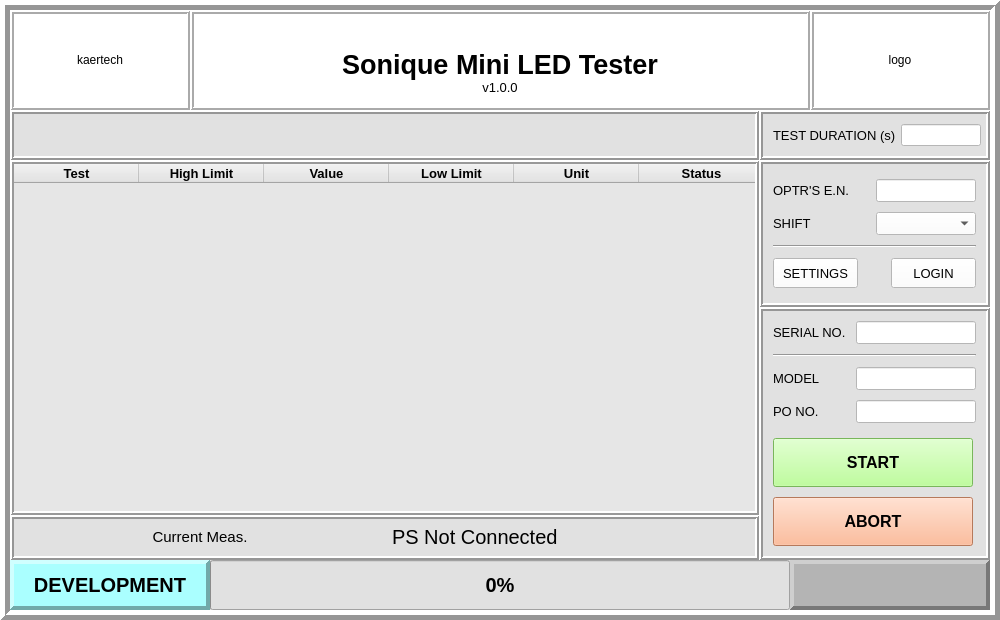
<?xml version="1.0" encoding="UTF-8"?>
<ui version="4.0">
 <class>MainWindow</class>
 <widget class="QMainWindow" name="MainWindow">
  <property name="geometry">
   <rect>
    <x>0</x>
    <y>0</y>
    <width>1000</width>
    <height>620</height>
   </rect>
  </property>
  <property name="windowTitle">
   <string>Sonique Mini LED Test</string>
  </property>
  <widget class="QWidget" name="centralwidget">
   <property name="sizePolicy">
    <sizepolicy hsizetype="Maximum" vsizetype="Preferred">
     <horstretch>0</horstretch>
     <verstretch>0</verstretch>
    </sizepolicy>
   </property>
   <property name="styleSheet">
    <string notr="true"/>
   </property>
   <widget class="QFrame" name="root_layout">
    <property name="geometry">
     <rect>
      <x>0</x>
      <y>0</y>
      <width>1000</width>
      <height>620</height>
     </rect>
    </property>
    <property name="styleSheet">
     <string notr="true">background-color: rgb(225, 225, 225);</string>
    </property>
    <property name="frameShape">
     <enum>QFrame::Box</enum>
    </property>
    <property name="frameShadow">
     <enum>QFrame::Raised</enum>
    </property>
    <property name="lineWidth">
     <number>5</number>
    </property>
    <layout class="QVBoxLayout" name="verticalLayout">
     <property name="spacing">
      <number>0</number>
     </property>
     <property name="sizeConstraint">
      <enum>QLayout::SetMinimumSize</enum>
     </property>
     <property name="leftMargin">
      <number>0</number>
     </property>
     <property name="topMargin">
      <number>0</number>
     </property>
     <property name="rightMargin">
      <number>0</number>
     </property>
     <property name="bottomMargin">
      <number>0</number>
     </property>
     <item>
      <widget class="QWidget" name="main_header_2" native="true">
       <property name="sizePolicy">
        <sizepolicy hsizetype="Preferred" vsizetype="Fixed">
         <horstretch>0</horstretch>
         <verstretch>0</verstretch>
        </sizepolicy>
       </property>
       <layout class="QHBoxLayout" name="main_header" stretch="0,0,0">
        <property name="spacing">
         <number>0</number>
        </property>
        <property name="sizeConstraint">
         <enum>QLayout::SetDefaultConstraint</enum>
        </property>
        <property name="leftMargin">
         <number>0</number>
        </property>
        <property name="topMargin">
         <number>0</number>
        </property>
        <property name="rightMargin">
         <number>0</number>
        </property>
        <property name="bottomMargin">
         <number>0</number>
        </property>
        <item>
         <widget class="QLabel" name="logo_left">
          <property name="sizePolicy">
           <sizepolicy hsizetype="Fixed" vsizetype="Fixed">
            <horstretch>0</horstretch>
            <verstretch>0</verstretch>
           </sizepolicy>
          </property>
          <property name="minimumSize">
           <size>
            <width>180</width>
            <height>100</height>
           </size>
          </property>
          <property name="maximumSize">
           <size>
            <width>100</width>
            <height>100</height>
           </size>
          </property>
          <property name="styleSheet">
           <string notr="true">background-color: rgb(255, 255, 255);</string>
          </property>
          <property name="frameShape">
           <enum>QFrame::Box</enum>
          </property>
          <property name="frameShadow">
           <enum>QFrame::Raised</enum>
          </property>
          <property name="lineWidth">
           <number>2</number>
          </property>
          <property name="text">
           <string>kaertech</string>
          </property>
          <property name="alignment">
           <set>Qt::AlignCenter</set>
          </property>
         </widget>
        </item>
        <item>
         <widget class="QFrame" name="verticalFrame_2">
          <property name="styleSheet">
           <string notr="true">background-color: rgb(255, 255, 255);</string>
          </property>
          <property name="frameShape">
           <enum>QFrame::Box</enum>
          </property>
          <property name="frameShadow">
           <enum>QFrame::Raised</enum>
          </property>
          <property name="lineWidth">
           <number>2</number>
          </property>
          <layout class="QVBoxLayout" name="verticalLayout_3">
           <property name="spacing">
            <number>0</number>
           </property>
           <property name="leftMargin">
            <number>0</number>
           </property>
           <property name="topMargin">
            <number>0</number>
           </property>
           <property name="rightMargin">
            <number>0</number>
           </property>
           <property name="bottomMargin">
            <number>0</number>
           </property>
           <item>
            <widget class="QLabel" name="main_title">
             <property name="sizePolicy">
              <sizepolicy hsizetype="Expanding" vsizetype="Minimum">
               <horstretch>0</horstretch>
               <verstretch>0</verstretch>
              </sizepolicy>
             </property>
             <property name="minimumSize">
              <size>
               <width>0</width>
               <height>50</height>
              </size>
             </property>
             <property name="maximumSize">
              <size>
               <width>16777215</width>
               <height>75</height>
              </size>
             </property>
             <property name="font">
              <font>
               <pointsize>20</pointsize>
               <bold>true</bold>
              </font>
             </property>
             <property name="styleSheet">
              <string notr="true"/>
             </property>
             <property name="frameShape">
              <enum>QFrame::NoFrame</enum>
             </property>
             <property name="frameShadow">
              <enum>QFrame::Raised</enum>
             </property>
             <property name="lineWidth">
              <number>2</number>
             </property>
             <property name="midLineWidth">
              <number>0</number>
             </property>
             <property name="text">
              <string>Sonique Mini LED Tester</string>
             </property>
             <property name="alignment">
              <set>Qt::AlignBottom|Qt::AlignHCenter</set>
             </property>
            </widget>
           </item>
           <item>
            <widget class="QLabel" name="version">
             <property name="sizePolicy">
              <sizepolicy hsizetype="Preferred" vsizetype="Fixed">
               <horstretch>0</horstretch>
               <verstretch>0</verstretch>
              </sizepolicy>
             </property>
             <property name="maximumSize">
              <size>
               <width>16777215</width>
               <height>26</height>
              </size>
             </property>
             <property name="font">
              <font>
               <pointsize>10</pointsize>
              </font>
             </property>
             <property name="text">
              <string>v1.0.0</string>
             </property>
             <property name="alignment">
              <set>Qt::AlignHCenter|Qt::AlignTop</set>
             </property>
            </widget>
           </item>
          </layout>
         </widget>
        </item>
        <item>
         <widget class="QLabel" name="logo_right">
          <property name="sizePolicy">
           <sizepolicy hsizetype="Fixed" vsizetype="Fixed">
            <horstretch>0</horstretch>
            <verstretch>0</verstretch>
           </sizepolicy>
          </property>
          <property name="minimumSize">
           <size>
            <width>180</width>
            <height>100</height>
           </size>
          </property>
          <property name="maximumSize">
           <size>
            <width>180</width>
            <height>100</height>
           </size>
          </property>
          <property name="styleSheet">
           <string notr="true">background-color: rgb(255, 255, 255);</string>
          </property>
          <property name="frameShape">
           <enum>QFrame::Box</enum>
          </property>
          <property name="frameShadow">
           <enum>QFrame::Raised</enum>
          </property>
          <property name="lineWidth">
           <number>2</number>
          </property>
          <property name="text">
           <string>logo</string>
          </property>
          <property name="alignment">
           <set>Qt::AlignCenter</set>
          </property>
         </widget>
        </item>
       </layout>
      </widget>
     </item>
     <item>
      <layout class="QGridLayout" name="gridLayout_2">
       <property name="spacing">
        <number>0</number>
       </property>
       <item row="3" column="0" colspan="2">
        <widget class="QFrame" name="horizontalFrame">
         <property name="sizePolicy">
          <sizepolicy hsizetype="Preferred" vsizetype="Fixed">
           <horstretch>0</horstretch>
           <verstretch>0</verstretch>
          </sizepolicy>
         </property>
         <property name="frameShape">
          <enum>QFrame::Box</enum>
         </property>
         <property name="frameShadow">
          <enum>QFrame::Raised</enum>
         </property>
         <property name="lineWidth">
          <number>2</number>
         </property>
         <layout class="QHBoxLayout" name="horizontalLayout">
          <property name="spacing">
           <number>15</number>
          </property>
          <property name="topMargin">
           <number>6</number>
          </property>
          <property name="bottomMargin">
           <number>7</number>
          </property>
          <item>
           <widget class="QLabel" name="label_3">
            <property name="font">
             <font>
              <pointsize>11</pointsize>
             </font>
            </property>
            <property name="text">
             <string>Current Meas.</string>
            </property>
            <property name="alignment">
             <set>Qt::AlignCenter</set>
            </property>
           </widget>
          </item>
          <item>
           <widget class="QLabel" name="opcurr_display">
            <property name="font">
             <font>
              <pointsize>15</pointsize>
             </font>
            </property>
            <property name="text">
             <string>PS Not Connected</string>
            </property>
           </widget>
          </item>
         </layout>
        </widget>
       </item>
       <item row="2" column="2" rowspan="2">
        <widget class="QFrame" name="verticalFrame">
         <property name="sizePolicy">
          <sizepolicy hsizetype="Preferred" vsizetype="Expanding">
           <horstretch>0</horstretch>
           <verstretch>0</verstretch>
          </sizepolicy>
         </property>
         <property name="styleSheet">
          <string notr="true"/>
         </property>
         <property name="frameShape">
          <enum>QFrame::Box</enum>
         </property>
         <property name="frameShadow">
          <enum>QFrame::Raised</enum>
         </property>
         <property name="lineWidth">
          <number>2</number>
         </property>
         <layout class="QVBoxLayout" name="sidebar_buttons">
          <property name="spacing">
           <number>10</number>
          </property>
          <property name="sizeConstraint">
           <enum>QLayout::SetDefaultConstraint</enum>
          </property>
          <property name="leftMargin">
           <number>10</number>
          </property>
          <property name="topMargin">
           <number>10</number>
          </property>
          <property name="rightMargin">
           <number>10</number>
          </property>
          <property name="bottomMargin">
           <number>10</number>
          </property>
          <item>
           <layout class="QFormLayout" name="detail_summary">
            <property name="sizeConstraint">
             <enum>QLayout::SetDefaultConstraint</enum>
            </property>
            <property name="formAlignment">
             <set>Qt::AlignLeading|Qt::AlignLeft|Qt::AlignVCenter</set>
            </property>
            <property name="horizontalSpacing">
             <number>10</number>
            </property>
            <property name="verticalSpacing">
             <number>10</number>
            </property>
            <property name="leftMargin">
             <number>0</number>
            </property>
            <property name="rightMargin">
             <number>0</number>
            </property>
            <property name="bottomMargin">
             <number>5</number>
            </property>
            <item row="0" column="0">
             <widget class="QLabel" name="serialno_label">
              <property name="font">
               <font>
                <pointsize>10</pointsize>
                <bold>false</bold>
               </font>
              </property>
              <property name="text">
               <string>SERIAL NO.</string>
              </property>
             </widget>
            </item>
            <item row="0" column="1">
             <widget class="QLineEdit" name="serialno_display">
              <property name="sizePolicy">
               <sizepolicy hsizetype="Maximum" vsizetype="Fixed">
                <horstretch>0</horstretch>
                <verstretch>0</verstretch>
               </sizepolicy>
              </property>
              <property name="minimumSize">
               <size>
                <width>100</width>
                <height>0</height>
               </size>
              </property>
              <property name="maximumSize">
               <size>
                <width>120</width>
                <height>16777215</height>
               </size>
              </property>
              <property name="font">
               <font>
                <pointsize>10</pointsize>
                <bold>true</bold>
               </font>
              </property>
              <property name="acceptDrops">
               <bool>true</bool>
              </property>
              <property name="styleSheet">
               <string notr="true">background-color: rgb(255, 255, 255);</string>
              </property>
             </widget>
            </item>
            <item row="2" column="0">
             <widget class="QLabel" name="label_4">
              <property name="font">
               <font>
                <pointsize>10</pointsize>
                <bold>false</bold>
               </font>
              </property>
              <property name="text">
               <string>MODEL</string>
              </property>
             </widget>
            </item>
            <item row="2" column="1">
             <widget class="QLineEdit" name="model_display">
              <property name="sizePolicy">
               <sizepolicy hsizetype="Minimum" vsizetype="Fixed">
                <horstretch>0</horstretch>
                <verstretch>0</verstretch>
               </sizepolicy>
              </property>
              <property name="minimumSize">
               <size>
                <width>80</width>
                <height>0</height>
               </size>
              </property>
              <property name="maximumSize">
               <size>
                <width>120</width>
                <height>16777215</height>
               </size>
              </property>
              <property name="font">
               <font>
                <pointsize>10</pointsize>
               </font>
              </property>
              <property name="styleSheet">
               <string notr="true">background-color: rgb(255, 255, 255);</string>
              </property>
              <property name="readOnly">
               <bool>true</bool>
              </property>
             </widget>
            </item>
            <item row="3" column="0">
             <widget class="QLabel" name="label_5">
              <property name="font">
               <font>
                <pointsize>10</pointsize>
                <bold>false</bold>
               </font>
              </property>
              <property name="text">
               <string>PO NO.</string>
              </property>
             </widget>
            </item>
            <item row="3" column="1">
             <widget class="QLineEdit" name="ponum_display">
              <property name="sizePolicy">
               <sizepolicy hsizetype="Minimum" vsizetype="Fixed">
                <horstretch>0</horstretch>
                <verstretch>0</verstretch>
               </sizepolicy>
              </property>
              <property name="minimumSize">
               <size>
                <width>80</width>
                <height>0</height>
               </size>
              </property>
              <property name="maximumSize">
               <size>
                <width>120</width>
                <height>16777215</height>
               </size>
              </property>
              <property name="font">
               <font>
                <pointsize>10</pointsize>
               </font>
              </property>
              <property name="styleSheet">
               <string notr="true">background-color: rgb(255, 255, 255);</string>
              </property>
              <property name="readOnly">
               <bool>true</bool>
              </property>
             </widget>
            </item>
            <item row="1" column="0" colspan="2">
             <widget class="Line" name="line_2">
              <property name="orientation">
               <enum>Qt::Horizontal</enum>
              </property>
             </widget>
            </item>
           </layout>
          </item>
          <item>
           <widget class="QPushButton" name="start_test_button">
            <property name="enabled">
             <bool>true</bool>
            </property>
            <property name="sizePolicy">
             <sizepolicy hsizetype="Preferred" vsizetype="Minimum">
              <horstretch>0</horstretch>
              <verstretch>0</verstretch>
             </sizepolicy>
            </property>
            <property name="minimumSize">
             <size>
              <width>200</width>
              <height>40</height>
             </size>
            </property>
            <property name="maximumSize">
             <size>
              <width>2</width>
              <height>16777215</height>
             </size>
            </property>
            <property name="baseSize">
             <size>
              <width>0</width>
              <height>0</height>
             </size>
            </property>
            <property name="font">
             <font>
              <pointsize>12</pointsize>
              <bold>true</bold>
             </font>
            </property>
            <property name="contextMenuPolicy">
             <enum>Qt::CustomContextMenu</enum>
            </property>
            <property name="styleSheet">
             <string notr="true">background-color: rgb(170, 255, 127);</string>
            </property>
            <property name="text">
             <string>START</string>
            </property>
           </widget>
          </item>
          <item>
           <widget class="QPushButton" name="abort_button">
            <property name="sizePolicy">
             <sizepolicy hsizetype="Maximum" vsizetype="Minimum">
              <horstretch>0</horstretch>
              <verstretch>0</verstretch>
             </sizepolicy>
            </property>
            <property name="minimumSize">
             <size>
              <width>200</width>
              <height>40</height>
             </size>
            </property>
            <property name="font">
             <font>
              <pointsize>12</pointsize>
              <bold>true</bold>
             </font>
            </property>
            <property name="styleSheet">
             <string notr="true">background-color: rgb(255, 170, 127);</string>
            </property>
            <property name="text">
             <string>ABORT</string>
            </property>
           </widget>
          </item>
         </layout>
        </widget>
       </item>
       <item row="1" column="0" rowspan="2">
        <widget class="QTableWidget" name="tableWidget">
         <property name="sizePolicy">
          <sizepolicy hsizetype="MinimumExpanding" vsizetype="Expanding">
           <horstretch>0</horstretch>
           <verstretch>0</verstretch>
          </sizepolicy>
         </property>
         <property name="minimumSize">
          <size>
           <width>600</width>
           <height>0</height>
          </size>
         </property>
         <property name="styleSheet">
          <string notr="true">background-color: rgb(230, 230, 230);</string>
         </property>
         <property name="frameShape">
          <enum>QFrame::Box</enum>
         </property>
         <property name="frameShadow">
          <enum>QFrame::Raised</enum>
         </property>
         <property name="lineWidth">
          <number>2</number>
         </property>
         <property name="horizontalScrollBarPolicy">
          <enum>Qt::ScrollBarAlwaysOff</enum>
         </property>
         <property name="sizeAdjustPolicy">
          <enum>QAbstractScrollArea::AdjustToContents</enum>
         </property>
         <property name="rowCount">
          <number>0</number>
         </property>
         <attribute name="horizontalHeaderVisible">
          <bool>true</bool>
         </attribute>
         <attribute name="horizontalHeaderCascadingSectionResizes">
          <bool>true</bool>
         </attribute>
         <attribute name="horizontalHeaderDefaultSectionSize">
          <number>125</number>
         </attribute>
         <attribute name="horizontalHeaderShowSortIndicator" stdset="0">
          <bool>false</bool>
         </attribute>
         <attribute name="horizontalHeaderStretchLastSection">
          <bool>true</bool>
         </attribute>
         <attribute name="verticalHeaderVisible">
          <bool>false</bool>
         </attribute>
         <attribute name="verticalHeaderHighlightSections">
          <bool>false</bool>
         </attribute>
         <column>
          <property name="text">
           <string>Test</string>
          </property>
          <property name="font">
           <font>
            <pointsize>10</pointsize>
            <bold>true</bold>
           </font>
          </property>
         </column>
         <column>
          <property name="text">
           <string>High Limit</string>
          </property>
          <property name="font">
           <font>
            <pointsize>10</pointsize>
            <bold>true</bold>
           </font>
          </property>
         </column>
         <column>
          <property name="text">
           <string>Value</string>
          </property>
          <property name="font">
           <font>
            <pointsize>10</pointsize>
            <bold>true</bold>
           </font>
          </property>
         </column>
         <column>
          <property name="text">
           <string>Low Limit</string>
          </property>
          <property name="font">
           <font>
            <pointsize>10</pointsize>
            <bold>true</bold>
           </font>
          </property>
         </column>
         <column>
          <property name="text">
           <string>Unit</string>
          </property>
          <property name="font">
           <font>
            <pointsize>10</pointsize>
            <bold>true</bold>
           </font>
          </property>
         </column>
         <column>
          <property name="text">
           <string>Status</string>
          </property>
          <property name="font">
           <font>
            <pointsize>10</pointsize>
            <bold>true</bold>
           </font>
          </property>
         </column>
        </widget>
       </item>
       <item row="1" column="2">
        <widget class="QFrame" name="verticalFrame">
         <property name="sizePolicy">
          <sizepolicy hsizetype="Preferred" vsizetype="Maximum">
           <horstretch>0</horstretch>
           <verstretch>0</verstretch>
          </sizepolicy>
         </property>
         <property name="frameShape">
          <enum>QFrame::Box</enum>
         </property>
         <property name="frameShadow">
          <enum>QFrame::Raised</enum>
         </property>
         <property name="lineWidth">
          <number>2</number>
         </property>
         <layout class="QVBoxLayout" name="verticalLayout_2">
          <property name="spacing">
           <number>10</number>
          </property>
          <property name="leftMargin">
           <number>10</number>
          </property>
          <property name="topMargin">
           <number>15</number>
          </property>
          <property name="rightMargin">
           <number>10</number>
          </property>
          <property name="bottomMargin">
           <number>15</number>
          </property>
          <item>
           <layout class="QHBoxLayout" name="horizontalLayout_5">
            <item>
             <widget class="QLabel" name="label">
              <property name="font">
               <font>
                <pointsize>10</pointsize>
                <bold>false</bold>
               </font>
              </property>
              <property name="text">
               <string>OPTR'S E.N.</string>
              </property>
             </widget>
            </item>
            <item>
             <widget class="QLineEdit" name="oprtr_en_input">
              <property name="sizePolicy">
               <sizepolicy hsizetype="Minimum" vsizetype="Fixed">
                <horstretch>0</horstretch>
                <verstretch>0</verstretch>
               </sizepolicy>
              </property>
              <property name="minimumSize">
               <size>
                <width>80</width>
                <height>0</height>
               </size>
              </property>
              <property name="maximumSize">
               <size>
                <width>100</width>
                <height>16777215</height>
               </size>
              </property>
              <property name="font">
               <font>
                <pointsize>10</pointsize>
               </font>
              </property>
              <property name="styleSheet">
               <string notr="true">background-color: rgb(255, 255, 255);</string>
              </property>
             </widget>
            </item>
           </layout>
          </item>
          <item>
           <layout class="QHBoxLayout" name="horizontalLayout_6">
            <item>
             <widget class="QLabel" name="label_2">
              <property name="font">
               <font>
                <pointsize>10</pointsize>
                <bold>false</bold>
               </font>
              </property>
              <property name="text">
               <string>SHIFT</string>
              </property>
             </widget>
            </item>
            <item>
             <widget class="QComboBox" name="shift_input">
              <property name="sizePolicy">
               <sizepolicy hsizetype="Maximum" vsizetype="Fixed">
                <horstretch>0</horstretch>
                <verstretch>0</verstretch>
               </sizepolicy>
              </property>
              <property name="minimumSize">
               <size>
                <width>100</width>
                <height>0</height>
               </size>
              </property>
              <property name="maximumSize">
               <size>
                <width>100</width>
                <height>16777215</height>
               </size>
              </property>
              <property name="font">
               <font>
                <pointsize>10</pointsize>
               </font>
              </property>
              <property name="styleSheet">
               <string notr="true">background-color: rgb(255, 255, 255);</string>
              </property>
              <item>
               <property name="text">
                <string/>
               </property>
              </item>
              <item>
               <property name="text">
                <string>A</string>
               </property>
              </item>
              <item>
               <property name="text">
                <string>B</string>
               </property>
              </item>
             </widget>
            </item>
           </layout>
          </item>
          <item>
           <widget class="Line" name="line">
            <property name="orientation">
             <enum>Qt::Horizontal</enum>
            </property>
           </widget>
          </item>
          <item>
           <layout class="QHBoxLayout" name="horizontalLayout_7">
            <property name="spacing">
             <number>0</number>
            </property>
            <item>
             <widget class="QPushButton" name="settings_button">
              <property name="sizePolicy">
               <sizepolicy hsizetype="Preferred" vsizetype="Fixed">
                <horstretch>0</horstretch>
                <verstretch>0</verstretch>
               </sizepolicy>
              </property>
              <property name="minimumSize">
               <size>
                <width>85</width>
                <height>30</height>
               </size>
              </property>
              <property name="maximumSize">
               <size>
                <width>90</width>
                <height>16777215</height>
               </size>
              </property>
              <property name="font">
               <font>
                <pointsize>10</pointsize>
                <bold>false</bold>
               </font>
              </property>
              <property name="styleSheet">
               <string notr="true">background-color: rgb(255, 255, 255);</string>
              </property>
              <property name="text">
               <string>SETTINGS</string>
              </property>
             </widget>
            </item>
            <item>
             <spacer name="horizontalSpacer">
              <property name="orientation">
               <enum>Qt::Horizontal</enum>
              </property>
              <property name="sizeHint" stdset="0">
               <size>
                <width>40</width>
                <height>20</height>
               </size>
              </property>
             </spacer>
            </item>
            <item>
             <widget class="QPushButton" name="login_button">
              <property name="sizePolicy">
               <sizepolicy hsizetype="Preferred" vsizetype="Fixed">
                <horstretch>0</horstretch>
                <verstretch>0</verstretch>
               </sizepolicy>
              </property>
              <property name="minimumSize">
               <size>
                <width>85</width>
                <height>30</height>
               </size>
              </property>
              <property name="maximumSize">
               <size>
                <width>90</width>
                <height>16777215</height>
               </size>
              </property>
              <property name="font">
               <font>
                <pointsize>10</pointsize>
                <bold>false</bold>
               </font>
              </property>
              <property name="styleSheet">
               <string notr="true">background-color: rgb(255, 255, 255);</string>
              </property>
              <property name="text">
               <string>LOGIN</string>
              </property>
             </widget>
            </item>
           </layout>
          </item>
         </layout>
        </widget>
       </item>
       <item row="0" column="2">
        <widget class="QFrame" name="horizontalFrame_5">
         <property name="sizePolicy">
          <sizepolicy hsizetype="Preferred" vsizetype="Fixed">
           <horstretch>0</horstretch>
           <verstretch>0</verstretch>
          </sizepolicy>
         </property>
         <property name="frameShape">
          <enum>QFrame::Box</enum>
         </property>
         <property name="frameShadow">
          <enum>QFrame::Raised</enum>
         </property>
         <property name="lineWidth">
          <number>2</number>
         </property>
         <layout class="QHBoxLayout" name="horizontalLayout_2">
          <property name="spacing">
           <number>5</number>
          </property>
          <property name="leftMargin">
           <number>10</number>
          </property>
          <property name="topMargin">
           <number>10</number>
          </property>
          <property name="rightMargin">
           <number>5</number>
          </property>
          <property name="bottomMargin">
           <number>10</number>
          </property>
          <item>
           <widget class="QLabel" name="duration_label">
            <property name="sizePolicy">
             <sizepolicy hsizetype="Maximum" vsizetype="Preferred">
              <horstretch>0</horstretch>
              <verstretch>0</verstretch>
             </sizepolicy>
            </property>
            <property name="font">
             <font>
              <pointsize>10</pointsize>
              <bold>false</bold>
             </font>
            </property>
            <property name="text">
             <string>TEST DURATION (s)</string>
            </property>
           </widget>
          </item>
          <item>
           <widget class="QLineEdit" name="duration_display">
            <property name="sizePolicy">
             <sizepolicy hsizetype="Minimum" vsizetype="Fixed">
              <horstretch>0</horstretch>
              <verstretch>0</verstretch>
             </sizepolicy>
            </property>
            <property name="minimumSize">
             <size>
              <width>80</width>
              <height>0</height>
             </size>
            </property>
            <property name="maximumSize">
             <size>
              <width>80</width>
              <height>16777215</height>
             </size>
            </property>
            <property name="styleSheet">
             <string notr="true">background-color: rgb(255, 255, 255);</string>
            </property>
            <property name="readOnly">
             <bool>true</bool>
            </property>
           </widget>
          </item>
         </layout>
        </widget>
       </item>
       <item row="0" column="0">
        <widget class="QLabel" name="messages">
         <property name="sizePolicy">
          <sizepolicy hsizetype="Preferred" vsizetype="Preferred">
           <horstretch>0</horstretch>
           <verstretch>0</verstretch>
          </sizepolicy>
         </property>
         <property name="font">
          <font>
           <pointsize>11</pointsize>
          </font>
         </property>
         <property name="styleSheet">
          <string notr="true"/>
         </property>
         <property name="frameShape">
          <enum>QFrame::Box</enum>
         </property>
         <property name="frameShadow">
          <enum>QFrame::Raised</enum>
         </property>
         <property name="lineWidth">
          <number>2</number>
         </property>
         <property name="text">
          <string/>
         </property>
         <property name="alignment">
          <set>Qt::AlignCenter</set>
         </property>
        </widget>
       </item>
      </layout>
     </item>
     <item>
      <widget class="QFrame" name="output_bar">
       <property name="sizePolicy">
        <sizepolicy hsizetype="Preferred" vsizetype="Fixed">
         <horstretch>0</horstretch>
         <verstretch>0</verstretch>
        </sizepolicy>
       </property>
       <layout class="QHBoxLayout" name="horizontalLayout_3">
        <property name="spacing">
         <number>0</number>
        </property>
        <property name="leftMargin">
         <number>0</number>
        </property>
        <property name="topMargin">
         <number>0</number>
        </property>
        <property name="rightMargin">
         <number>0</number>
        </property>
        <property name="bottomMargin">
         <number>0</number>
        </property>
        <item>
         <widget class="QLabel" name="mode_label">
          <property name="sizePolicy">
           <sizepolicy hsizetype="Maximum" vsizetype="Fixed">
            <horstretch>0</horstretch>
            <verstretch>0</verstretch>
           </sizepolicy>
          </property>
          <property name="minimumSize">
           <size>
            <width>200</width>
            <height>50</height>
           </size>
          </property>
          <property name="font">
           <font>
            <pointsize>15</pointsize>
            <bold>true</bold>
           </font>
          </property>
          <property name="styleSheet">
           <string notr="true">background-color: rgb(170, 255, 255);</string>
          </property>
          <property name="frameShape">
           <enum>QFrame::Panel</enum>
          </property>
          <property name="frameShadow">
           <enum>QFrame::Raised</enum>
          </property>
          <property name="lineWidth">
           <number>4</number>
          </property>
          <property name="text">
           <string>DEVELOPMENT</string>
          </property>
          <property name="alignment">
           <set>Qt::AlignCenter</set>
          </property>
         </widget>
        </item>
        <item>
         <widget class="QProgressBar" name="test_progress">
          <property name="sizePolicy">
           <sizepolicy hsizetype="MinimumExpanding" vsizetype="Fixed">
            <horstretch>0</horstretch>
            <verstretch>0</verstretch>
           </sizepolicy>
          </property>
          <property name="minimumSize">
           <size>
            <width>550</width>
            <height>50</height>
           </size>
          </property>
          <property name="font">
           <font>
            <pointsize>15</pointsize>
            <bold>true</bold>
            <kerning>true</kerning>
           </font>
          </property>
          <property name="styleSheet">
           <string notr="true"/>
          </property>
          <property name="value">
           <number>0</number>
          </property>
          <property name="alignment">
           <set>Qt::AlignCenter</set>
          </property>
          <property name="textVisible">
           <bool>true</bool>
          </property>
          <property name="invertedAppearance">
           <bool>false</bool>
          </property>
          <property name="textDirection">
           <enum>QProgressBar::TopToBottom</enum>
          </property>
         </widget>
        </item>
        <item>
         <widget class="QLabel" name="pass_fail_output">
          <property name="sizePolicy">
           <sizepolicy hsizetype="Maximum" vsizetype="Fixed">
            <horstretch>0</horstretch>
            <verstretch>0</verstretch>
           </sizepolicy>
          </property>
          <property name="minimumSize">
           <size>
            <width>200</width>
            <height>50</height>
           </size>
          </property>
          <property name="font">
           <font>
            <pointsize>15</pointsize>
            <bold>true</bold>
           </font>
          </property>
          <property name="styleSheet">
           <string notr="true">background-color: rgb(180, 180, 180);</string>
          </property>
          <property name="frameShape">
           <enum>QFrame::Panel</enum>
          </property>
          <property name="frameShadow">
           <enum>QFrame::Raised</enum>
          </property>
          <property name="lineWidth">
           <number>4</number>
          </property>
          <property name="text">
           <string/>
          </property>
          <property name="alignment">
           <set>Qt::AlignCenter</set>
          </property>
         </widget>
        </item>
       </layout>
      </widget>
     </item>
    </layout>
   </widget>
  </widget>
 </widget>
 <tabstops>
  <tabstop>serialno_display</tabstop>
  <tabstop>start_test_button</tabstop>
  <tabstop>abort_button</tabstop>
  <tabstop>oprtr_en_input</tabstop>
  <tabstop>shift_input</tabstop>
  <tabstop>login_button</tabstop>
  <tabstop>settings_button</tabstop>
  <tabstop>tableWidget</tabstop>
  <tabstop>duration_display</tabstop>
  <tabstop>model_display</tabstop>
  <tabstop>ponum_display</tabstop>
 </tabstops>
 <resources/>
 <connections/>
</ui>
